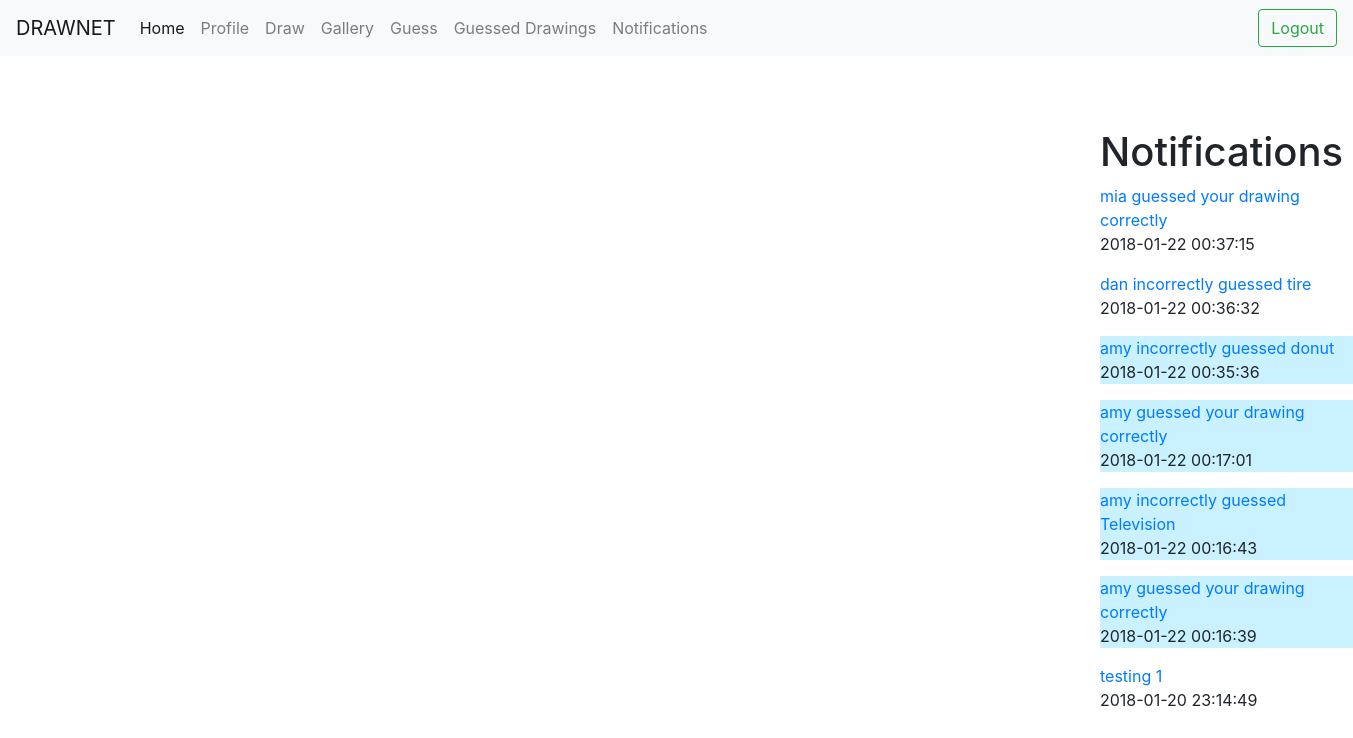
Screenshot of /account/notifications (signed in) with the database file from the repository.
### tables this page shows
CREATE TABLE notifications (recipient TEXT, message TEXT, link TEXT, seen INTEGER, timestamp TEXT);

### app.py (the view)
@app.route('/account/notifications')
def notifications():
    if loggedIn():
        user=session["username"]
        notis=users.get_notifications_for(user)
        return render_template("notifications.html", notis=notis, loggedin=loggedIn(), username=user)
    else:
        return redirect(url_for("login_page"))

### app.py (called while the page is built)
def loggedIn():
    return "username" in session

### utils/users.py (called while the page is built)
def get_notifications_for(username):
    db = sqlite3.connect(db_name)
    c = db.cursor()
    notifications = c.execute("SELECT message, link, seen, timestamp FROM notifications WHERE recipient = '%s' ORDER BY timestamp DESC;" % username).fetchall()
    db.close()
    index = 0
    while index < len(notifications):
        notifications[index] = tuple_to_dictionary(notifications[index], ["message", "link", "seen", "timestamp"])
        notifications[index]["seen"] = (notifications[index]["seen"] == 1)
        index += 1
    return notifications

def tuple_to_dictionary(tuuple, list_of_keys):
    d = {} #the dictionary
    index = 0 #the column index
    while index < len(tuuple):
        d[ list_of_keys[index] ] = tuuple[index]
        index += 1
    return d

### templates/notifications.html (shortened to what this page needs)
{% extends "base.html" %}
{% block body %}
<br><br><br>
<h1>Notifications</h1>
{% if notis|length > 0 %}
    {% for noti in notis %}
        {% if noti["seen"] == False %}
        <p style="background-color: #C9F1FF;">
        {% else %}
        <p>
        {% endif %}
            <a href="/notification/view?time={{noti['timestamp']}}&amp;redir={{noti['link']}}">{{noti["message"]}}</a><br>
            {{ noti["timestamp"] }}
        </p>
    {% endfor %}
{% else %}
    <b>You don't have notifications yet</b>
{% endif %}
{% endblock %}

### templates/base.html (shortened to what this page needs)
<!DOCTYPE html>
<html style="height: 100%">
  <head>
    <link rel="stylesheet" href="https://maxcdn.bootstrapcdn.com/bootstrap/4.0.0-beta.3/css/bootstrap.min.css">
    <link rel="stylesheet" href="static/custom.css" type="text/css">
    </head>
  <body {% block background %}
	style="height: 100%; background-image:
	       url({{url_for('static', filename='covered.jpg')}})"
	{% endblock %}>
  <nav class="navbar navbar-expand-lg navbar-light bg-light">
    <a class="navbar-brand" href="#">DRAWNET</a>
      <ul class="navbar-nav navbar-left">
        <li class="nav-item active">
          <a class="nav-link" href="/">Home <span class="sr-only">(current)</span></a>
        </li>
        {% if loggedin %}
        <li class="nav-item ">
          <a class="nav-link" href="/account/profile">Profile</a>
        </li>
         <li class="nav-item">
          <a class="nav-link" href="/draw/new">Draw</a>
         </li>
	   <li class="nav-item">
          <a class="nav-link" href="/gallery">Gallery</a>
           </li>
	 <li class="nav-item">
          <a class="nav-link" href="/guess">Guess</a>
         </li>
	<li class="nav-item">
          <a class="nav-link" href="/guessed">Guessed Drawings</a>
        </li>
	<li class="nav-item">
          <a class="nav-link" href="/account/notifications">Notifications</a>
        </li>
      </ul>
      <ul class= "nav navbar-nav ml-auto">
        <li class="nav-item">
          <a href="/account/logout" ><button class="btn btn-outline-success my-2 my-sm-0" >Logout</button> </a>
        </li>
      </ul>
        {% endif %}
  </nav>
<div class="body">
{% block body %}{% endblock %}
</div>
<br>
<br>
<br>
<br>
</body>
</html>

### static/custom.css (style rules this page uses)
.body { padding-left: 1100px; }

### rows the page displays
notifications: message "mia guessed your drawing correctly", timestamp "2018-01-22 00:37:15"
notifications: message "dan incorrectly guessed tire", timestamp "2018-01-22 00:36:32"
notifications: message "amy incorrectly guessed donut", timestamp "2018-01-22 00:35:36"
notifications: message "amy guessed your drawing correctly", timestamp "2018-01-22 00:17:01"
notifications: message "amy incorrectly guessed Television", timestamp "2018-01-22 00:16:43"
notifications: message "amy guessed your drawing correctly", timestamp "2018-01-22 00:16:39"
notifications: message "testing 1", timestamp "2018-01-20 23:14:49"
